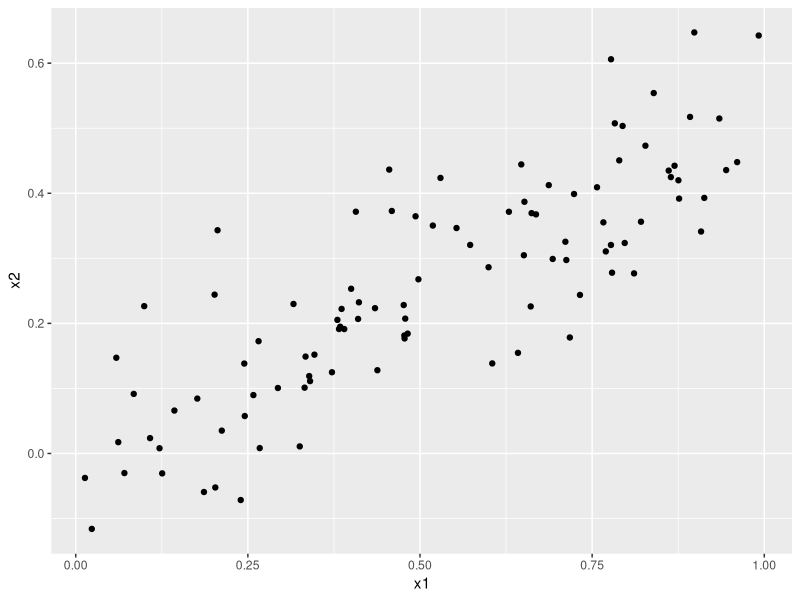
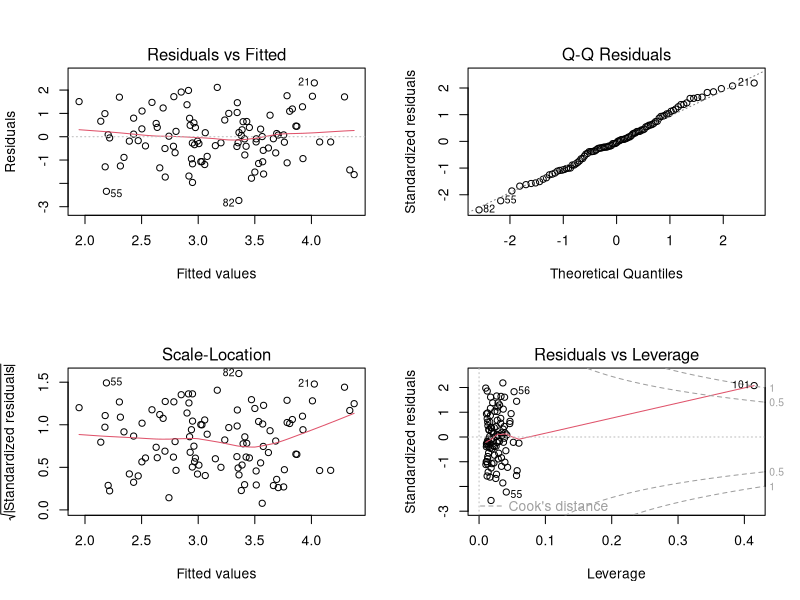
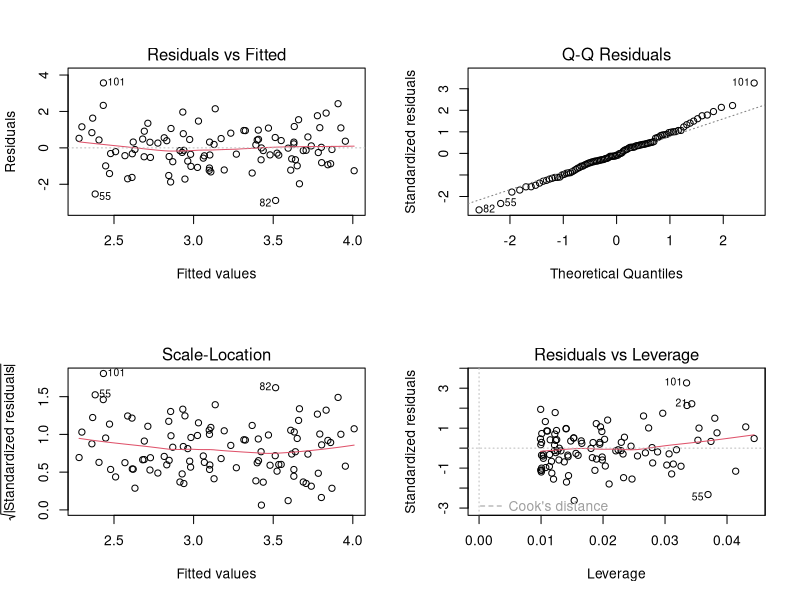
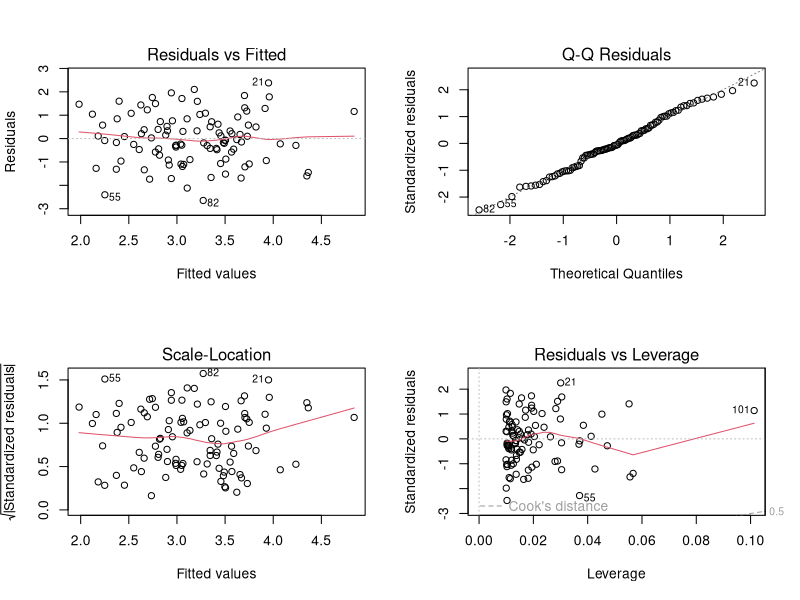

Here is the R script that generated these plots, in order:
## ---- chunk 1
set.seed (1)
x1=runif(100)
x2=0.5*x1+rnorm(100)/10
y=2+2*x1+0.3*x2+rnorm(100)
## ---- chunk 2
cor(x1,x2)
library(ggplot2)
ggplot(mapping = aes(x=x1,y=x2))+geom_point()
## ---- chunk 3
lm_c=lm(formula = y~x1+x2)
summary(lm_c)
## ---- chunk 4
lm_d=lm(formula = y~x1)
summary(lm_d)
## ---- chunk 5
lm_e=lm(formula = y~x2)
summary(lm_e)
## ---- chunk 6

## ---- chunk 7
x1=c(x1, 0.1)
x2=c(x2, 0.8)
y=c(y,6)
par(mfrow=c(2,2))

lm_cg=lm(formula = y~x1+x2)
summary(lm_cg)
plot(lm_cg)

lm_dg=lm(formula = y~x1)
summary(lm_dg)
plot(lm_dg)

lm_eg=lm(formula = y~x2)
summary(lm_eg)
plot(lm_eg)
